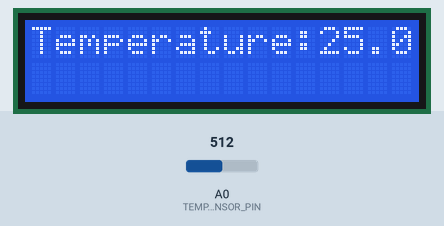
Recording of a sketch running on a simulated Arduino Uno, built with avr-gcc and run on an emulated ATmega328P. Shown: 16×2 character LCD. The test bench sets the inputs (shaded band); at power-on: A0 (TEMPERATURE_SENSOR_PIN) = 512.

Above: at 1.2 s.
1.3 s: A0 (TEMPERATURE_SENSOR_PIN) set to 716
At 6.5 s:
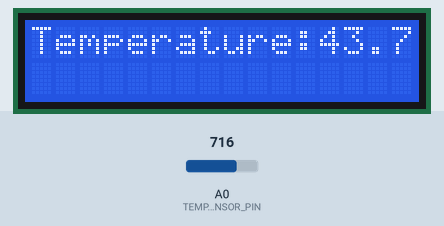
7.3 s: A0 (TEMPERATURE_SENSOR_PIN) set to 900
At 10.5 s:
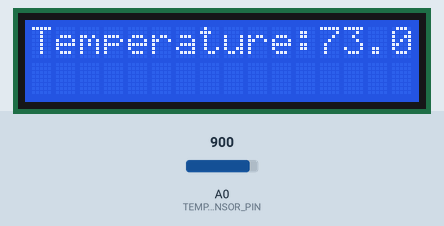
13.3 s: A0 (TEMPERATURE_SENSOR_PIN) set to 1023
At 15.8 s:
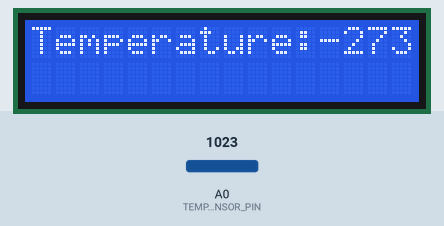
Timing chart, 0 to 17.3 s (numbered marks = the images above; inputs shaded):
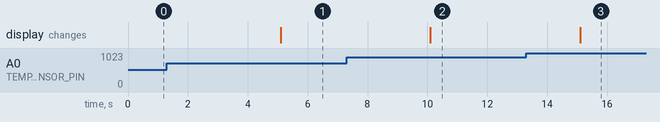

Measured:
- after the input at 1.3 s, the display: changes after 3.8 s (image 1)
- after the input at 7.3 s, the display: changes after 2.8 s (image 2)
- after the input at 13.3 s, the display: changes after 1.8 s (image 3)

The sketch:

lcd.ino
```cpp
#include <LiquidCrystal_PCF8574.h>

const int TEMPERATURE_SENSOR_PIN = A0;
const float TIME_PERIOD = 5; // 5s

// const int R0 = 100000;                      // Ohm
const int B = 4275;                            // K
const float analogReferenceV = 1023.f;         // V
const float oneOverT0 = 1.f / (25.0 + 273.15); // K
const float celsiusOffset = 273.15;            // K

int analogValue;
float RoverR0, T;

LiquidCrystal_PCF8574 lcd(0x27);

void setup()
{
    // Setup the display
    lcd.begin(16, 2);
    lcd.setBacklight(255);
    lcd.home();
    lcd.clear();
    lcd.print("Temperature:");

    pinMode(TEMPERATURE_SENSOR_PIN, INPUT);
}

void loop()
{
    // Read the analog value as a 10 bit integer
    analogValue = analogRead(TEMPERATURE_SENSOR_PIN);

    // Compute the resistance R
    RoverR0 = analogReferenceV / analogValue - 1;

    // Get the temperature in Celsius
    T = 1.f / ((log(RoverR0) / B) + oneOverT0) - celsiusOffset;

    // Print the result to the lcd screen
    lcd.print(T);

    // Reset the cursor position for the next iteration
    lcd.setCursor(12, 0);

    delay(TIME_PERIOD * 1e3);
}
```
